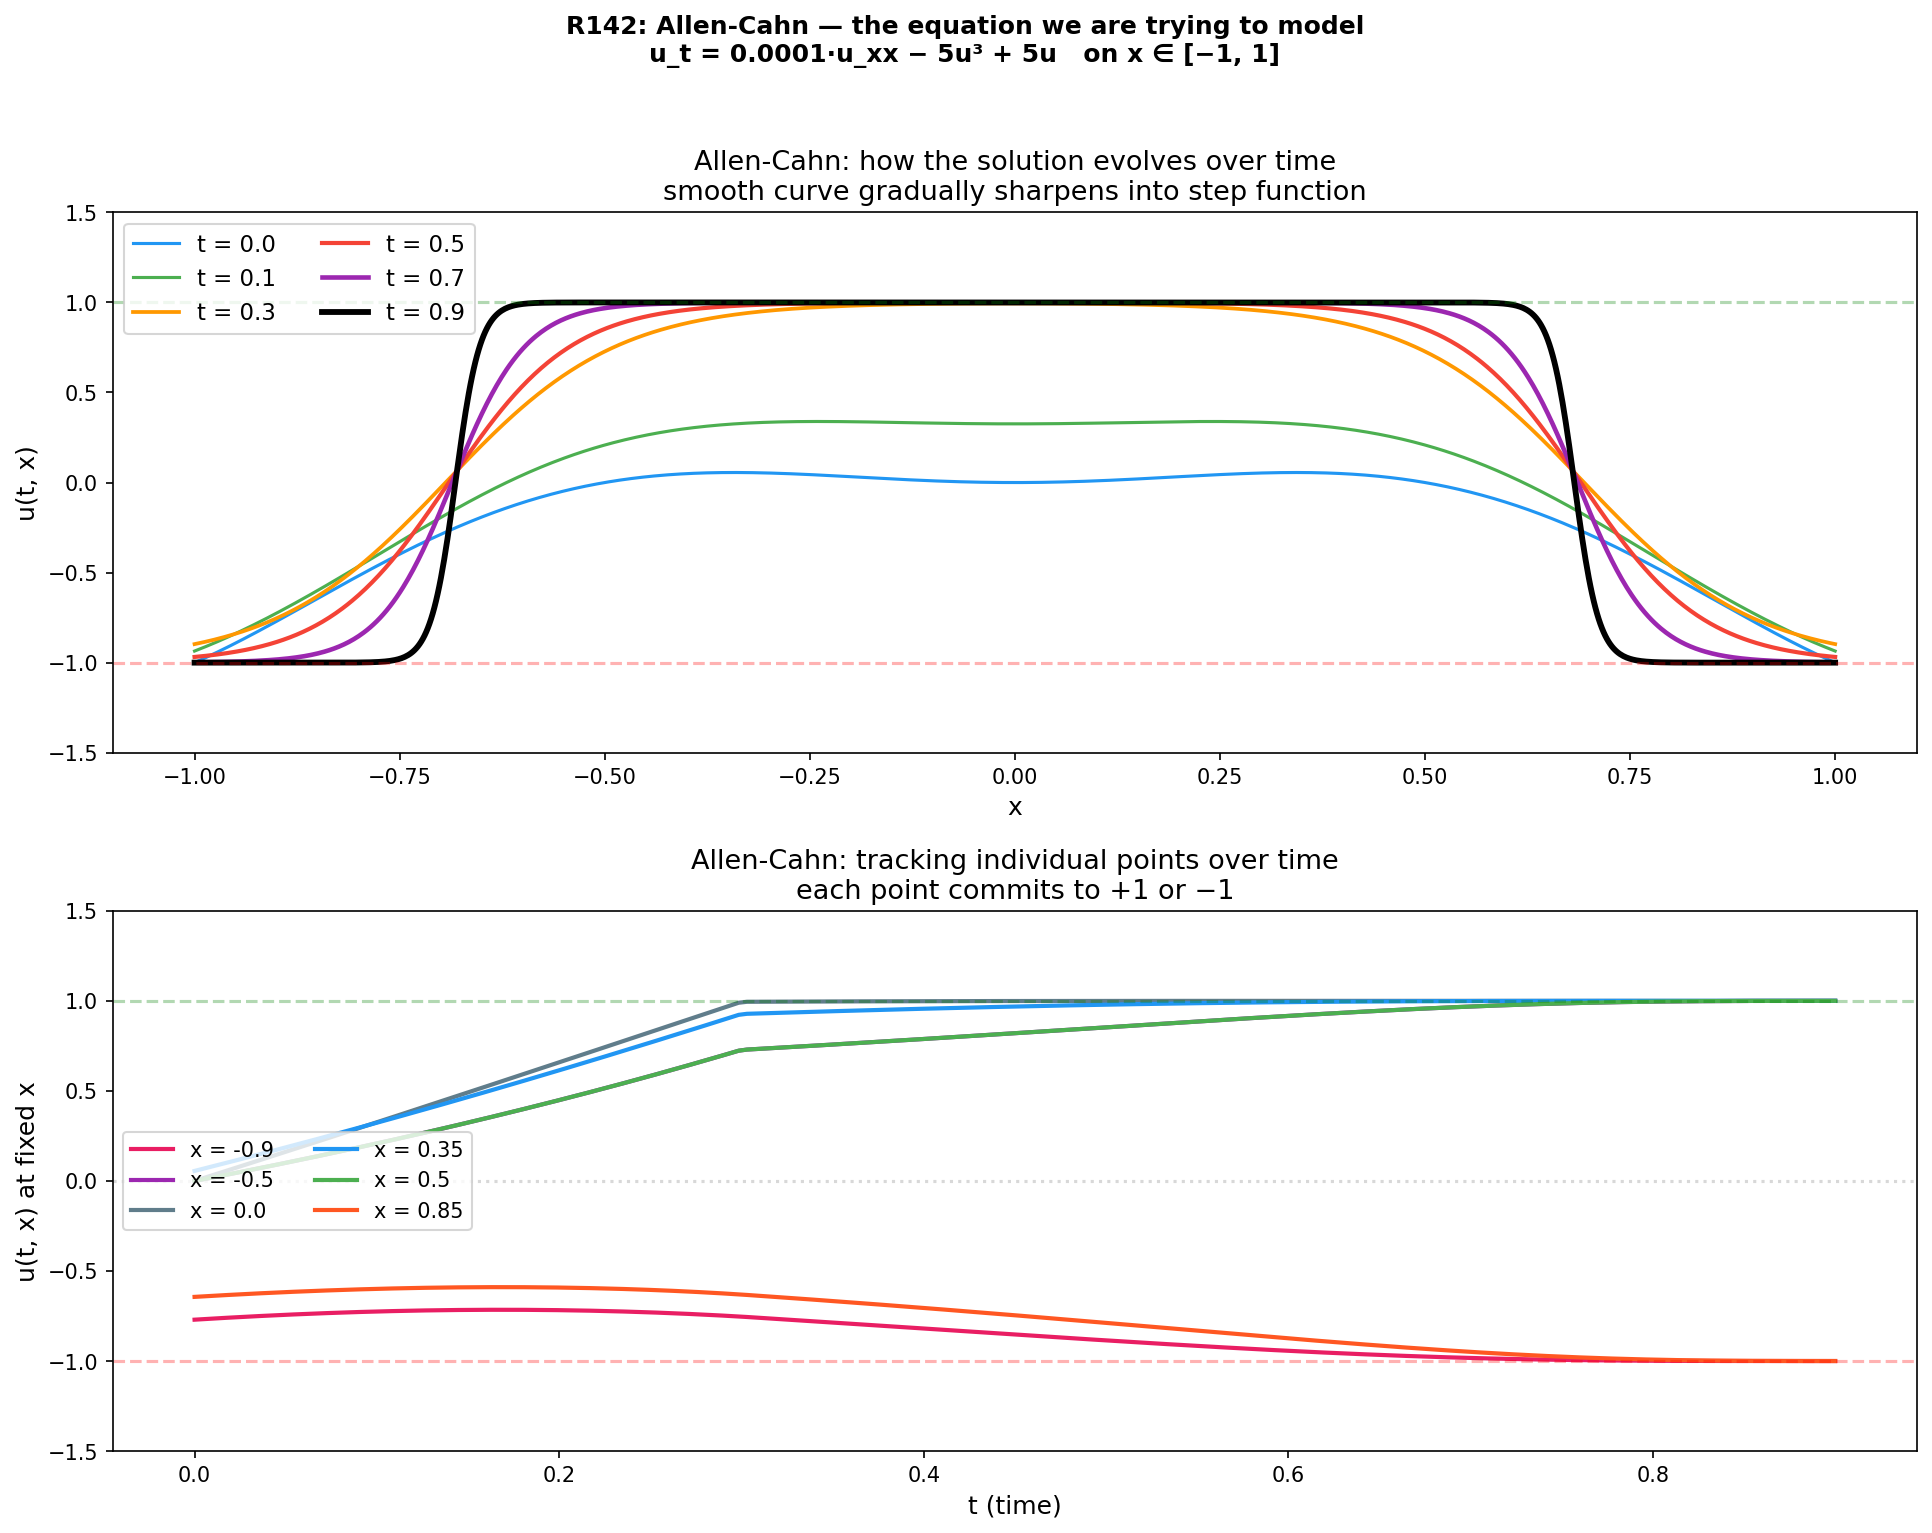

Write Python code to recreate this figure.
import numpy as np
import matplotlib.pyplot as plt

x = np.linspace(-1, 1, 1000)

def approximate_solution(t, x):
    initial = x**2 * np.cos(np.pi * x)
    sharpness = 1.0 + t * 80
    plateau = np.tanh(t * 5)

    result = np.zeros_like(x)
    for xi in range(len(x)):
        raw = initial[xi]
        pushed = raw + plateau * np.sign(raw) * (1.0 - abs(raw))
        pushed = np.clip(pushed, -1, 1)
        result[xi] = pushed
    return result

def better_approximate(t, x):
    width = max(0.15 * (1 - t * 1.0), 0.015)
    left_wall = -0.7 + 0.02 * t
    right_wall = 0.7 - 0.02 * t
    blend = min(t / 0.3, 1.0)

    initial = x**2 * np.cos(np.pi * x)
    sharp = -1.0 * np.ones_like(x)
    sharp += 2.0 / (1 + np.exp(-(x - left_wall) / width))
    sharp -= 2.0 / (1 + np.exp(-(x - right_wall) / width))

    return (1 - blend) * initial + blend * sharp


time_snapshots = [0.0, 0.1, 0.3, 0.5, 0.7, 0.9]
colors = ['#2196F3', '#4CAF50', '#FF9800', '#F44336', '#9C27B0', '#000000']
linewidths = [1.5, 1.5, 1.8, 2.0, 2.2, 2.8]

fig, axes = plt.subplots(2, 1, figsize=(13, 10))

for time_val, color, lw in zip(time_snapshots, colors, linewidths):
    if time_val == 0.0:
        u_snapshot = x**2 * np.cos(np.pi * x)
    else:
        u_snapshot = better_approximate(time_val, x)
    axes[0].plot(x, u_snapshot, color=color, linewidth=lw,
                 label=f't = {time_val:.1f}')

axes[0].axhline(y=1, color='green', linestyle='--', alpha=0.3)
axes[0].axhline(y=-1, color='red', linestyle='--', alpha=0.3)
axes[0].set_xlabel('x', fontsize=12)
axes[0].set_ylabel('u(t, x)', fontsize=12)
axes[0].set_title('Allen-Cahn: how the solution evolves over time\n'
                   'smooth curve gradually sharpens into step function',
                   fontsize=13)
axes[0].legend(fontsize=11, loc='upper left', ncol=2)
axes[0].set_ylim(-1.5, 1.5)

picked_x_values = [-0.9, -0.5, 0.0, 0.35, 0.5, 0.85]
picked_colors = ['#E91E63', '#9C27B0', '#607D8B', '#2196F3', '#4CAF50', '#FF5722']
time_fine = np.linspace(0, 0.9, 200)

for x_val, color in zip(picked_x_values, picked_colors):
    x_arr = np.array([x_val])
    u_over_time = []
    for t_val in time_fine:
        if t_val == 0.0:
            u_val = x_val**2 * np.cos(np.pi * x_val)
        else:
            u_val = better_approximate(t_val, x_arr)[0]
        u_over_time.append(u_val)

    axes[1].plot(time_fine, u_over_time, color=color, linewidth=2.0,
                 label=f'x = {x_val}')

axes[1].axhline(y=1, color='green', linestyle='--', alpha=0.3)
axes[1].axhline(y=-1, color='red', linestyle='--', alpha=0.3)
axes[1].axhline(y=0, color='gray', linestyle=':', alpha=0.3)
axes[1].set_xlabel('t (time)', fontsize=12)
axes[1].set_ylabel('u(t, x) at fixed x', fontsize=12)
axes[1].set_title('Allen-Cahn: tracking individual points over time\n'
                   'each point commits to +1 or −1',
                   fontsize=13)
axes[1].legend(fontsize=10, loc='center left', ncol=2)
axes[1].set_ylim(-1.5, 1.5)

fig.suptitle('R142: Allen-Cahn — the equation we are trying to model\n'
             'u_t = 0.0001·u_xx − 5u³ + 5u   on x ∈ [−1, 1]',
             fontsize=12, fontweight='bold', y=1.02)

plt.tight_layout()
plt.savefig('demos/r142_allen_cahn_evolution.png', dpi=150, bbox_inches='tight')
plt.show()
